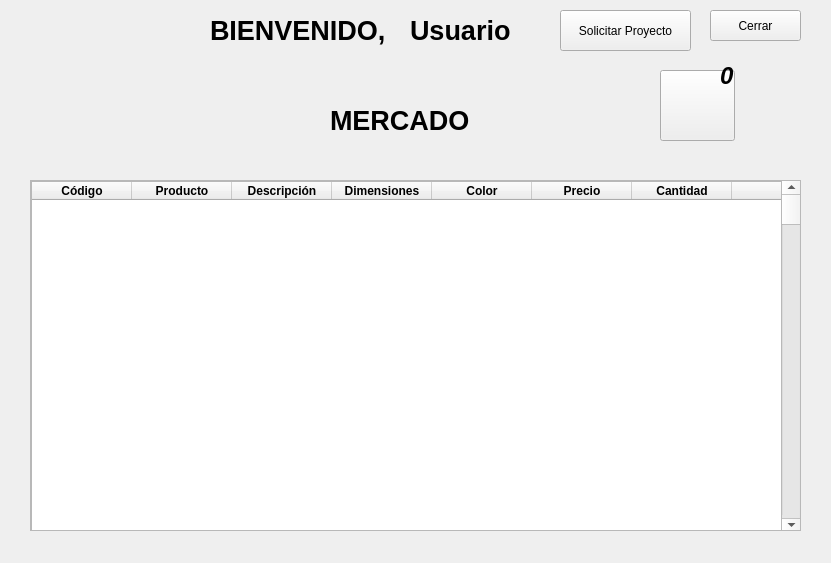
<?xml version="1.0" encoding="UTF-8"?>
<ui version="4.0">
 <class>Intusuario</class>
 <widget class="QWidget" name="Intusuario">
  <property name="geometry">
   <rect>
    <x>0</x>
    <y>0</y>
    <width>831</width>
    <height>563</height>
   </rect>
  </property>
  <property name="windowTitle">
   <string>Form</string>
  </property>
  <widget class="QLabel" name="label_3">
   <property name="geometry">
    <rect>
     <x>330</x>
     <y>100</y>
     <width>141</width>
     <height>41</height>
    </rect>
   </property>
   <property name="font">
    <font>
     <pointsize>20</pointsize>
     <weight>75</weight>
     <italic>false</italic>
     <bold>true</bold>
     <kerning>true</kerning>
    </font>
   </property>
   <property name="text">
    <string>MERCADO</string>
   </property>
  </widget>
  <widget class="QScrollArea" name="scrollArea">
   <property name="geometry">
    <rect>
     <x>30</x>
     <y>180</y>
     <width>771</width>
     <height>351</height>
    </rect>
   </property>
   <property name="widgetResizable">
    <bool>true</bool>
   </property>
   <widget class="QWidget" name="scrollAreaWidgetContents">
    <property name="geometry">
     <rect>
      <x>0</x>
      <y>0</y>
      <width>769</width>
      <height>349</height>
     </rect>
    </property>
    <widget class="QScrollBar" name="verticalScrollBar">
     <property name="geometry">
      <rect>
       <x>750</x>
       <y>0</y>
       <width>21</width>
       <height>351</height>
      </rect>
     </property>
     <property name="orientation">
      <enum>Qt::Vertical</enum>
     </property>
    </widget>
    <widget class="QTableWidget" name="tableWidget">
     <property name="enabled">
      <bool>true</bool>
     </property>
     <property name="geometry">
      <rect>
       <x>0</x>
       <y>0</y>
       <width>751</width>
       <height>451</height>
      </rect>
     </property>
     <column>
      <property name="text">
       <string notr="true">Código</string>
      </property>
      <property name="font">
       <font>
        <weight>75</weight>
        <bold>true</bold>
       </font>
      </property>
     </column>
     <column>
      <property name="text">
       <string>Producto</string>
      </property>
      <property name="font">
       <font>
        <weight>75</weight>
        <italic>false</italic>
        <bold>true</bold>
       </font>
      </property>
     </column>
     <column>
      <property name="text">
       <string>Descripción</string>
      </property>
      <property name="font">
       <font>
        <weight>75</weight>
        <bold>true</bold>
       </font>
      </property>
     </column>
     <column>
      <property name="text">
       <string>Dimensiones</string>
      </property>
      <property name="font">
       <font>
        <weight>75</weight>
        <bold>true</bold>
       </font>
      </property>
     </column>
     <column>
      <property name="text">
       <string>Color</string>
      </property>
      <property name="font">
       <font>
        <weight>75</weight>
        <bold>true</bold>
       </font>
      </property>
     </column>
     <column>
      <property name="text">
       <string>Precio</string>
      </property>
      <property name="font">
       <font>
        <weight>75</weight>
        <bold>true</bold>
       </font>
      </property>
     </column>
     <column>
      <property name="text">
       <string>Cantidad</string>
      </property>
      <property name="font">
       <font>
        <weight>75</weight>
        <bold>true</bold>
       </font>
      </property>
     </column>
     <column>
      <property name="text">
       <string/>
      </property>
     </column>
    </widget>
   </widget>
  </widget>
  <widget class="QLabel" name="label_9">
   <property name="geometry">
    <rect>
     <x>60</x>
     <y>20</y>
     <width>91</width>
     <height>111</height>
    </rect>
   </property>
   <property name="text">
    <string/>
   </property>
   <property name="pixmap">
    <pixmap>../imagenes/logo.png</pixmap>
   </property>
   <property name="scaledContents">
    <bool>true</bool>
   </property>
  </widget>
  <widget class="QLabel" name="label_4">
   <property name="geometry">
    <rect>
     <x>210</x>
     <y>10</y>
     <width>201</width>
     <height>41</height>
    </rect>
   </property>
   <property name="font">
    <font>
     <pointsize>20</pointsize>
     <weight>75</weight>
     <italic>false</italic>
     <bold>true</bold>
     <kerning>true</kerning>
    </font>
   </property>
   <property name="text">
    <string>BIENVENIDO, </string>
   </property>
  </widget>
  <widget class="QLabel" name="label_5">
   <property name="geometry">
    <rect>
     <x>410</x>
     <y>10</y>
     <width>201</width>
     <height>41</height>
    </rect>
   </property>
   <property name="font">
    <font>
     <pointsize>20</pointsize>
     <weight>75</weight>
     <italic>false</italic>
     <bold>true</bold>
     <kerning>true</kerning>
    </font>
   </property>
   <property name="text">
    <string>Usuario</string>
   </property>
  </widget>
  <widget class="QPushButton" name="pushButton">
   <property name="geometry">
    <rect>
     <x>660</x>
     <y>70</y>
     <width>75</width>
     <height>71</height>
    </rect>
   </property>
   <property name="text">
    <string/>
   </property>
   <property name="icon">
    <iconset>
     <normaloff>../../Desktop/logo (1).png</normaloff>../../Desktop/logo (1).png</iconset>
   </property>
   <property name="iconSize">
    <size>
     <width>80</width>
     <height>80</height>
    </size>
   </property>
  </widget>
  <widget class="QLabel" name="contador">
   <property name="geometry">
    <rect>
     <x>720</x>
     <y>60</y>
     <width>31</width>
     <height>31</height>
    </rect>
   </property>
   <property name="font">
    <font>
     <pointsize>18</pointsize>
     <weight>75</weight>
     <italic>true</italic>
     <bold>true</bold>
    </font>
   </property>
   <property name="text">
    <string>0</string>
   </property>
  </widget>
  <widget class="QPushButton" name="pushButton_2">
   <property name="geometry">
    <rect>
     <x>710</x>
     <y>10</y>
     <width>91</width>
     <height>31</height>
    </rect>
   </property>
   <property name="text">
    <string>Cerrar</string>
   </property>
  </widget>
  <widget class="QPushButton" name="pushButton_3">
   <property name="geometry">
    <rect>
     <x>560</x>
     <y>10</y>
     <width>131</width>
     <height>41</height>
    </rect>
   </property>
   <property name="text">
    <string>Solicitar Proyecto</string>
   </property>
  </widget>
 </widget>
 <resources/>
 <connections/>
</ui>
